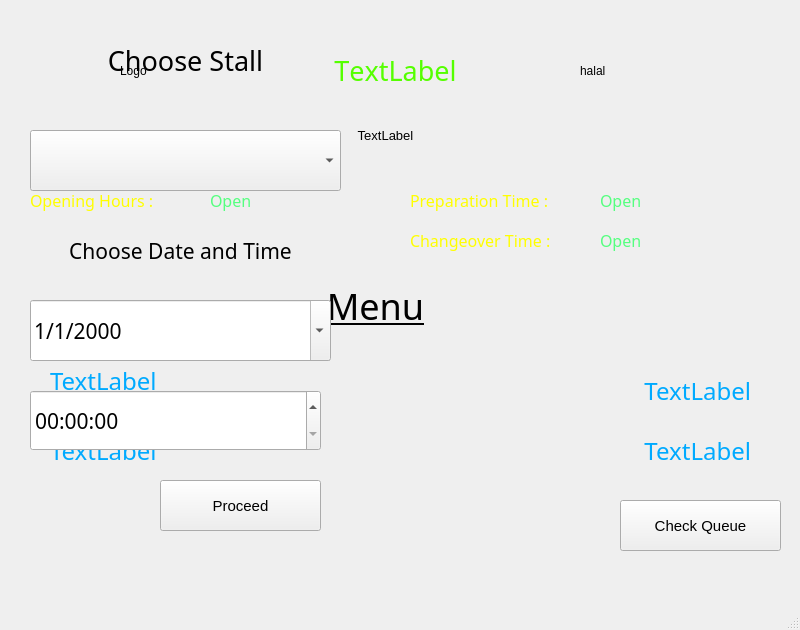
<?xml version="1.0" encoding="UTF-8"?>
<ui version="4.0">
 <class>MainWindow</class>
 <widget class="QMainWindow" name="MainWindow">
  <property name="geometry">
   <rect>
    <x>0</x>
    <y>0</y>
    <width>800</width>
    <height>630</height>
   </rect>
  </property>
  <property name="windowTitle">
   <string>MainWindow</string>
  </property>
  <widget class="QWidget" name="centralwidget">
   <widget class="QLabel" name="label">
    <property name="geometry">
     <rect>
      <x>0</x>
      <y>0</y>
      <width>791</width>
      <height>561</height>
     </rect>
    </property>
    <property name="text">
     <string/>
    </property>
    <property name="pixmap">
     <pixmap>background.jpeg</pixmap>
    </property>
    <property name="scaledContents">
     <bool>true</bool>
    </property>
   </widget>
   <widget class="QLabel" name="ch_stall">
    <property name="geometry">
     <rect>
      <x>30</x>
      <y>30</y>
      <width>311</width>
      <height>61</height>
     </rect>
    </property>
    <property name="font">
     <font>
      <family>Bradley Hand ITC</family>
      <pointsize>20</pointsize>
     </font>
    </property>
    <property name="autoFillBackground">
     <bool>true</bool>
    </property>
    <property name="text">
     <string>Choose Stall</string>
    </property>
    <property name="alignment">
     <set>Qt::AlignCenter</set>
    </property>
   </widget>
   <widget class="QComboBox" name="comboBox">
    <property name="geometry">
     <rect>
      <x>30</x>
      <y>130</y>
      <width>311</width>
      <height>61</height>
     </rect>
    </property>
   </widget>
   <widget class="QLabel" name="stall_name">
    <property name="geometry">
     <rect>
      <x>240</x>
      <y>30</y>
      <width>311</width>
      <height>81</height>
     </rect>
    </property>
    <property name="palette">
     <palette>
      <active>
       <colorrole role="WindowText">
        <brush brushstyle="SolidPattern">
         <color alpha="255">
          <red>85</red>
          <green>255</green>
          <blue>0</blue>
         </color>
        </brush>
       </colorrole>
      </active>
      <inactive>
       <colorrole role="WindowText">
        <brush brushstyle="SolidPattern">
         <color alpha="255">
          <red>85</red>
          <green>255</green>
          <blue>0</blue>
         </color>
        </brush>
       </colorrole>
      </inactive>
      <disabled>
       <colorrole role="WindowText">
        <brush brushstyle="SolidPattern">
         <color alpha="255">
          <red>120</red>
          <green>120</green>
          <blue>120</blue>
         </color>
        </brush>
       </colorrole>
      </disabled>
     </palette>
    </property>
    <property name="font">
     <font>
      <family>Bradley Hand ITC</family>
      <pointsize>20</pointsize>
      <stylestrategy>PreferDefault</stylestrategy>
      <kerning>false</kerning>
     </font>
    </property>
    <property name="text">
     <string>TextLabel</string>
    </property>
    <property name="alignment">
     <set>Qt::AlignCenter</set>
    </property>
   </widget>
   <widget class="QLabel" name="desc">
    <property name="geometry">
     <rect>
      <x>110</x>
      <y>120</y>
      <width>551</width>
      <height>31</height>
     </rect>
    </property>
    <property name="font">
     <font>
      <pointsize>10</pointsize>
     </font>
    </property>
    <property name="text">
     <string>TextLabel</string>
    </property>
    <property name="alignment">
     <set>Qt::AlignCenter</set>
    </property>
   </widget>
   <widget class="QLabel" name="logo">
    <property name="geometry">
     <rect>
      <x>120</x>
      <y>30</y>
      <width>141</width>
      <height>81</height>
     </rect>
    </property>
    <property name="text">
     <string>Logo</string>
    </property>
   </widget>
   <widget class="QLabel" name="halal">
    <property name="geometry">
     <rect>
      <x>580</x>
      <y>40</y>
      <width>51</width>
      <height>61</height>
     </rect>
    </property>
    <property name="text">
     <string>halal</string>
    </property>
   </widget>
   <widget class="QLabel" name="label_2">
    <property name="geometry">
     <rect>
      <x>30</x>
      <y>180</y>
      <width>171</width>
      <height>41</height>
     </rect>
    </property>
    <property name="palette">
     <palette>
      <active>
       <colorrole role="WindowText">
        <brush brushstyle="SolidPattern">
         <color alpha="255">
          <red>255</red>
          <green>255</green>
          <blue>0</blue>
         </color>
        </brush>
       </colorrole>
      </active>
      <inactive>
       <colorrole role="WindowText">
        <brush brushstyle="SolidPattern">
         <color alpha="255">
          <red>255</red>
          <green>255</green>
          <blue>0</blue>
         </color>
        </brush>
       </colorrole>
      </inactive>
      <disabled>
       <colorrole role="WindowText">
        <brush brushstyle="SolidPattern">
         <color alpha="255">
          <red>120</red>
          <green>120</green>
          <blue>120</blue>
         </color>
        </brush>
       </colorrole>
      </disabled>
     </palette>
    </property>
    <property name="font">
     <font>
      <family>Bradley Hand ITC</family>
      <pointsize>12</pointsize>
     </font>
    </property>
    <property name="text">
     <string>Opening Hours :</string>
    </property>
   </widget>
   <widget class="QLabel" name="label_3">
    <property name="geometry">
     <rect>
      <x>30</x>
      <y>220</y>
      <width>171</width>
      <height>41</height>
     </rect>
    </property>
    <property name="palette">
     <palette>
      <active>
       <colorrole role="WindowText">
        <brush brushstyle="SolidPattern">
         <color alpha="255">
          <red>255</red>
          <green>255</green>
          <blue>0</blue>
         </color>
        </brush>
       </colorrole>
      </active>
      <inactive>
       <colorrole role="WindowText">
        <brush brushstyle="SolidPattern">
         <color alpha="255">
          <red>255</red>
          <green>255</green>
          <blue>0</blue>
         </color>
        </brush>
       </colorrole>
      </inactive>
      <disabled>
       <colorrole role="WindowText">
        <brush brushstyle="SolidPattern">
         <color alpha="255">
          <red>120</red>
          <green>120</green>
          <blue>120</blue>
         </color>
        </brush>
       </colorrole>
      </disabled>
     </palette>
    </property>
    <property name="font">
     <font>
      <family>Bradley Hand ITC</family>
      <pointsize>12</pointsize>
     </font>
    </property>
    <property name="text">
     <string>Closing Hours :</string>
    </property>
   </widget>
   <widget class="QLabel" name="label_4">
    <property name="geometry">
     <rect>
      <x>410</x>
      <y>180</y>
      <width>191</width>
      <height>41</height>
     </rect>
    </property>
    <property name="palette">
     <palette>
      <active>
       <colorrole role="WindowText">
        <brush brushstyle="SolidPattern">
         <color alpha="255">
          <red>255</red>
          <green>255</green>
          <blue>0</blue>
         </color>
        </brush>
       </colorrole>
      </active>
      <inactive>
       <colorrole role="WindowText">
        <brush brushstyle="SolidPattern">
         <color alpha="255">
          <red>255</red>
          <green>255</green>
          <blue>0</blue>
         </color>
        </brush>
       </colorrole>
      </inactive>
      <disabled>
       <colorrole role="WindowText">
        <brush brushstyle="SolidPattern">
         <color alpha="255">
          <red>120</red>
          <green>120</green>
          <blue>120</blue>
         </color>
        </brush>
       </colorrole>
      </disabled>
     </palette>
    </property>
    <property name="font">
     <font>
      <family>Bradley Hand ITC</family>
      <pointsize>12</pointsize>
     </font>
    </property>
    <property name="text">
     <string>Preparation Time :</string>
    </property>
   </widget>
   <widget class="QLabel" name="label_5">
    <property name="geometry">
     <rect>
      <x>410</x>
      <y>220</y>
      <width>191</width>
      <height>41</height>
     </rect>
    </property>
    <property name="palette">
     <palette>
      <active>
       <colorrole role="WindowText">
        <brush brushstyle="SolidPattern">
         <color alpha="255">
          <red>255</red>
          <green>255</green>
          <blue>0</blue>
         </color>
        </brush>
       </colorrole>
      </active>
      <inactive>
       <colorrole role="WindowText">
        <brush brushstyle="SolidPattern">
         <color alpha="255">
          <red>255</red>
          <green>255</green>
          <blue>0</blue>
         </color>
        </brush>
       </colorrole>
      </inactive>
      <disabled>
       <colorrole role="WindowText">
        <brush brushstyle="SolidPattern">
         <color alpha="255">
          <red>120</red>
          <green>120</green>
          <blue>120</blue>
         </color>
        </brush>
       </colorrole>
      </disabled>
     </palette>
    </property>
    <property name="font">
     <font>
      <family>Bradley Hand ITC</family>
      <pointsize>12</pointsize>
     </font>
    </property>
    <property name="text">
     <string>Changeover Time :</string>
    </property>
   </widget>
   <widget class="QLabel" name="open_time">
    <property name="geometry">
     <rect>
      <x>210</x>
      <y>180</y>
      <width>171</width>
      <height>41</height>
     </rect>
    </property>
    <property name="palette">
     <palette>
      <active>
       <colorrole role="WindowText">
        <brush brushstyle="SolidPattern">
         <color alpha="255">
          <red>85</red>
          <green>255</green>
          <blue>127</blue>
         </color>
        </brush>
       </colorrole>
      </active>
      <inactive>
       <colorrole role="WindowText">
        <brush brushstyle="SolidPattern">
         <color alpha="255">
          <red>85</red>
          <green>255</green>
          <blue>127</blue>
         </color>
        </brush>
       </colorrole>
      </inactive>
      <disabled>
       <colorrole role="WindowText">
        <brush brushstyle="SolidPattern">
         <color alpha="255">
          <red>120</red>
          <green>120</green>
          <blue>120</blue>
         </color>
        </brush>
       </colorrole>
      </disabled>
     </palette>
    </property>
    <property name="font">
     <font>
      <family>Bradley Hand ITC</family>
      <pointsize>12</pointsize>
     </font>
    </property>
    <property name="text">
     <string>Open</string>
    </property>
   </widget>
   <widget class="QLabel" name="close_time">
    <property name="geometry">
     <rect>
      <x>210</x>
      <y>220</y>
      <width>171</width>
      <height>41</height>
     </rect>
    </property>
    <property name="palette">
     <palette>
      <active>
       <colorrole role="WindowText">
        <brush brushstyle="SolidPattern">
         <color alpha="255">
          <red>85</red>
          <green>255</green>
          <blue>127</blue>
         </color>
        </brush>
       </colorrole>
      </active>
      <inactive>
       <colorrole role="WindowText">
        <brush brushstyle="SolidPattern">
         <color alpha="255">
          <red>85</red>
          <green>255</green>
          <blue>127</blue>
         </color>
        </brush>
       </colorrole>
      </inactive>
      <disabled>
       <colorrole role="WindowText">
        <brush brushstyle="SolidPattern">
         <color alpha="255">
          <red>120</red>
          <green>120</green>
          <blue>120</blue>
         </color>
        </brush>
       </colorrole>
      </disabled>
     </palette>
    </property>
    <property name="font">
     <font>
      <family>Bradley Hand ITC</family>
      <pointsize>12</pointsize>
     </font>
    </property>
    <property name="text">
     <string>Close</string>
    </property>
   </widget>
   <widget class="QLabel" name="prep_time">
    <property name="geometry">
     <rect>
      <x>600</x>
      <y>180</y>
      <width>171</width>
      <height>41</height>
     </rect>
    </property>
    <property name="palette">
     <palette>
      <active>
       <colorrole role="WindowText">
        <brush brushstyle="SolidPattern">
         <color alpha="255">
          <red>85</red>
          <green>255</green>
          <blue>127</blue>
         </color>
        </brush>
       </colorrole>
      </active>
      <inactive>
       <colorrole role="WindowText">
        <brush brushstyle="SolidPattern">
         <color alpha="255">
          <red>85</red>
          <green>255</green>
          <blue>127</blue>
         </color>
        </brush>
       </colorrole>
      </inactive>
      <disabled>
       <colorrole role="WindowText">
        <brush brushstyle="SolidPattern">
         <color alpha="255">
          <red>120</red>
          <green>120</green>
          <blue>120</blue>
         </color>
        </brush>
       </colorrole>
      </disabled>
     </palette>
    </property>
    <property name="font">
     <font>
      <family>Bradley Hand ITC</family>
      <pointsize>12</pointsize>
     </font>
    </property>
    <property name="text">
     <string>Open</string>
    </property>
   </widget>
   <widget class="QLabel" name="change_time">
    <property name="geometry">
     <rect>
      <x>600</x>
      <y>220</y>
      <width>171</width>
      <height>41</height>
     </rect>
    </property>
    <property name="palette">
     <palette>
      <active>
       <colorrole role="WindowText">
        <brush brushstyle="SolidPattern">
         <color alpha="255">
          <red>85</red>
          <green>255</green>
          <blue>127</blue>
         </color>
        </brush>
       </colorrole>
      </active>
      <inactive>
       <colorrole role="WindowText">
        <brush brushstyle="SolidPattern">
         <color alpha="255">
          <red>85</red>
          <green>255</green>
          <blue>127</blue>
         </color>
        </brush>
       </colorrole>
      </inactive>
      <disabled>
       <colorrole role="WindowText">
        <brush brushstyle="SolidPattern">
         <color alpha="255">
          <red>120</red>
          <green>120</green>
          <blue>120</blue>
         </color>
        </brush>
       </colorrole>
      </disabled>
     </palette>
    </property>
    <property name="font">
     <font>
      <family>Bradley Hand ITC</family>
      <pointsize>12</pointsize>
     </font>
    </property>
    <property name="text">
     <string>Open</string>
    </property>
   </widget>
   <widget class="QLabel" name="label_6">
    <property name="geometry">
     <rect>
      <x>260</x>
      <y>280</y>
      <width>231</width>
      <height>51</height>
     </rect>
    </property>
    <property name="font">
     <font>
      <family>Bradley Hand ITC</family>
      <pointsize>27</pointsize>
      <underline>true</underline>
     </font>
    </property>
    <property name="text">
     <string>Menu</string>
    </property>
    <property name="alignment">
     <set>Qt::AlignCenter</set>
    </property>
   </widget>
   <widget class="QPushButton" name="pushButton">
    <property name="geometry">
     <rect>
      <x>620</x>
      <y>500</y>
      <width>161</width>
      <height>51</height>
     </rect>
    </property>
    <property name="font">
     <font>
      <pointsize>11</pointsize>
     </font>
    </property>
    <property name="text">
     <string>Check Queue</string>
    </property>
   </widget>
   <widget class="QLabel" name="name_menu1">
    <property name="geometry">
     <rect>
      <x>50</x>
      <y>350</y>
      <width>311</width>
      <height>61</height>
     </rect>
    </property>
    <property name="palette">
     <palette>
      <active>
       <colorrole role="WindowText">
        <brush brushstyle="SolidPattern">
         <color alpha="255">
          <red>0</red>
          <green>170</green>
          <blue>255</blue>
         </color>
        </brush>
       </colorrole>
      </active>
      <inactive>
       <colorrole role="WindowText">
        <brush brushstyle="SolidPattern">
         <color alpha="255">
          <red>0</red>
          <green>170</green>
          <blue>255</blue>
         </color>
        </brush>
       </colorrole>
      </inactive>
      <disabled>
       <colorrole role="WindowText">
        <brush brushstyle="SolidPattern">
         <color alpha="255">
          <red>120</red>
          <green>120</green>
          <blue>120</blue>
         </color>
        </brush>
       </colorrole>
      </disabled>
     </palette>
    </property>
    <property name="font">
     <font>
      <family>Bradley Hand ITC</family>
      <pointsize>18</pointsize>
     </font>
    </property>
    <property name="text">
     <string>TextLabel</string>
    </property>
   </widget>
   <widget class="QLabel" name="name_menu2">
    <property name="geometry">
     <rect>
      <x>50</x>
      <y>420</y>
      <width>311</width>
      <height>61</height>
     </rect>
    </property>
    <property name="palette">
     <palette>
      <active>
       <colorrole role="WindowText">
        <brush brushstyle="SolidPattern">
         <color alpha="255">
          <red>0</red>
          <green>170</green>
          <blue>255</blue>
         </color>
        </brush>
       </colorrole>
      </active>
      <inactive>
       <colorrole role="WindowText">
        <brush brushstyle="SolidPattern">
         <color alpha="255">
          <red>0</red>
          <green>170</green>
          <blue>255</blue>
         </color>
        </brush>
       </colorrole>
      </inactive>
      <disabled>
       <colorrole role="WindowText">
        <brush brushstyle="SolidPattern">
         <color alpha="255">
          <red>120</red>
          <green>120</green>
          <blue>120</blue>
         </color>
        </brush>
       </colorrole>
      </disabled>
     </palette>
    </property>
    <property name="font">
     <font>
      <family>Bradley Hand ITC</family>
      <pointsize>18</pointsize>
     </font>
    </property>
    <property name="text">
     <string>TextLabel</string>
    </property>
   </widget>
   <widget class="QLabel" name="price_menu1">
    <property name="geometry">
     <rect>
      <x>600</x>
      <y>360</y>
      <width>151</width>
      <height>61</height>
     </rect>
    </property>
    <property name="palette">
     <palette>
      <active>
       <colorrole role="WindowText">
        <brush brushstyle="SolidPattern">
         <color alpha="255">
          <red>0</red>
          <green>170</green>
          <blue>255</blue>
         </color>
        </brush>
       </colorrole>
      </active>
      <inactive>
       <colorrole role="WindowText">
        <brush brushstyle="SolidPattern">
         <color alpha="255">
          <red>0</red>
          <green>170</green>
          <blue>255</blue>
         </color>
        </brush>
       </colorrole>
      </inactive>
      <disabled>
       <colorrole role="WindowText">
        <brush brushstyle="SolidPattern">
         <color alpha="255">
          <red>120</red>
          <green>120</green>
          <blue>120</blue>
         </color>
        </brush>
       </colorrole>
      </disabled>
     </palette>
    </property>
    <property name="font">
     <font>
      <family>Bradley Hand ITC</family>
      <pointsize>18</pointsize>
     </font>
    </property>
    <property name="text">
     <string>TextLabel</string>
    </property>
    <property name="alignment">
     <set>Qt::AlignRight|Qt::AlignTrailing|Qt::AlignVCenter</set>
    </property>
   </widget>
   <widget class="QLabel" name="price_menu2">
    <property name="geometry">
     <rect>
      <x>600</x>
      <y>420</y>
      <width>151</width>
      <height>61</height>
     </rect>
    </property>
    <property name="palette">
     <palette>
      <active>
       <colorrole role="WindowText">
        <brush brushstyle="SolidPattern">
         <color alpha="255">
          <red>0</red>
          <green>170</green>
          <blue>255</blue>
         </color>
        </brush>
       </colorrole>
      </active>
      <inactive>
       <colorrole role="WindowText">
        <brush brushstyle="SolidPattern">
         <color alpha="255">
          <red>0</red>
          <green>170</green>
          <blue>255</blue>
         </color>
        </brush>
       </colorrole>
      </inactive>
      <disabled>
       <colorrole role="WindowText">
        <brush brushstyle="SolidPattern">
         <color alpha="255">
          <red>120</red>
          <green>120</green>
          <blue>120</blue>
         </color>
        </brush>
       </colorrole>
      </disabled>
     </palette>
    </property>
    <property name="font">
     <font>
      <family>Bradley Hand ITC</family>
      <pointsize>18</pointsize>
     </font>
    </property>
    <property name="text">
     <string>TextLabel</string>
    </property>
    <property name="alignment">
     <set>Qt::AlignRight|Qt::AlignTrailing|Qt::AlignVCenter</set>
    </property>
   </widget>
   <widget class="QDateEdit" name="dateEdit">
    <property name="geometry">
     <rect>
      <x>30</x>
      <y>300</y>
      <width>301</width>
      <height>61</height>
     </rect>
    </property>
    <property name="font">
     <font>
      <family>Bradley Hand ITC</family>
      <pointsize>16</pointsize>
     </font>
    </property>
    <property name="displayFormat">
     <string>d/M/yyyy</string>
    </property>
    <property name="calendarPopup">
     <bool>true</bool>
    </property>
   </widget>
   <widget class="QLabel" name="ch_stall_2">
    <property name="geometry">
     <rect>
      <x>30</x>
      <y>220</y>
      <width>301</width>
      <height>61</height>
     </rect>
    </property>
    <property name="font">
     <font>
      <family>Bradley Hand ITC</family>
      <pointsize>16</pointsize>
     </font>
    </property>
    <property name="autoFillBackground">
     <bool>true</bool>
    </property>
    <property name="text">
     <string>Choose Date and Time</string>
    </property>
    <property name="alignment">
     <set>Qt::AlignCenter</set>
    </property>
   </widget>
   <widget class="QTimeEdit" name="timeEdit">
    <property name="geometry">
     <rect>
      <x>30</x>
      <y>390</y>
      <width>291</width>
      <height>61</height>
     </rect>
    </property>
    <property name="font">
     <font>
      <family>Bradley Hand ITC</family>
      <pointsize>16</pointsize>
     </font>
    </property>
   </widget>
   <widget class="QPushButton" name="proceed">
    <property name="geometry">
     <rect>
      <x>160</x>
      <y>480</y>
      <width>161</width>
      <height>51</height>
     </rect>
    </property>
    <property name="font">
     <font>
      <pointsize>11</pointsize>
     </font>
    </property>
    <property name="text">
     <string>Proceed</string>
    </property>
   </widget>
  </widget>
  <widget class="QMenuBar" name="menubar">
   <property name="geometry">
    <rect>
     <x>0</x>
     <y>0</y>
     <width>800</width>
     <height>31</height>
    </rect>
   </property>
  </widget>
  <widget class="QStatusBar" name="statusbar"/>
 </widget>
 <resources/>
 <connections/>
</ui>
